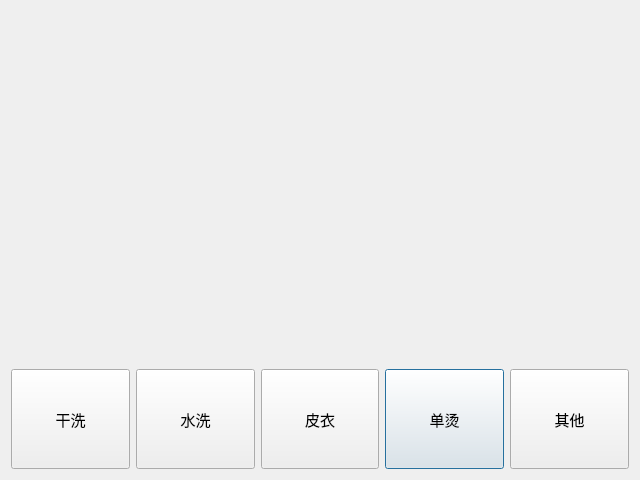
<?xml version="1.0" encoding="UTF-8"?>
<ui version="4.0">
 <class>swpage00</class>
 <widget class="QDialog" name="swpage00">
  <property name="geometry">
   <rect>
    <x>0</x>
    <y>0</y>
    <width>640</width>
    <height>480</height>
   </rect>
  </property>
  <property name="font">
   <font>
    <family>微软雅黑</family>
    <pointsize>11</pointsize>
   </font>
  </property>
  <property name="windowTitle">
   <string>Dialog</string>
  </property>
  <layout class="QGridLayout" name="gridLayout">
   <item row="0" column="6">
    <widget class="QLabel" name="label_5">
     <property name="styleSheet">
      <string notr="true">image: url(:/yurong.png);</string>
     </property>
     <property name="text">
      <string/>
     </property>
    </widget>
   </item>
   <item row="0" column="2">
    <widget class="QLabel" name="label">
     <property name="font">
      <font>
       <family>微软雅黑</family>
      </font>
     </property>
     <property name="styleSheet">
      <string notr="true">image: url(:/maoyi.png);</string>
     </property>
     <property name="text">
      <string/>
     </property>
    </widget>
   </item>
   <item row="1" column="5">
    <widget class="QPushButton" name="BtnSingleIroning">
     <property name="minimumSize">
      <size>
       <width>0</width>
       <height>100</height>
      </size>
     </property>
     <property name="font">
      <font>
       <family>微软雅黑</family>
       <pointsize>11</pointsize>
      </font>
     </property>
     <property name="text">
      <string>单烫</string>
     </property>
    </widget>
   </item>
   <item row="1" column="4">
    <widget class="QPushButton" name="BtnLeather">
     <property name="minimumSize">
      <size>
       <width>0</width>
       <height>100</height>
      </size>
     </property>
     <property name="font">
      <font>
       <family>微软雅黑</family>
       <pointsize>11</pointsize>
      </font>
     </property>
     <property name="text">
      <string>皮衣</string>
     </property>
    </widget>
   </item>
   <item row="0" column="5">
    <widget class="QLabel" name="label_4">
     <property name="styleSheet">
      <string notr="true">image: url(:/lifu.png);</string>
     </property>
     <property name="text">
      <string/>
     </property>
    </widget>
   </item>
   <item row="0" column="4">
    <widget class="QLabel" name="label_3">
     <property name="font">
      <font>
       <family>微软雅黑</family>
      </font>
     </property>
     <property name="styleSheet">
      <string notr="true">image: url(:/mianyi.png);</string>
     </property>
     <property name="text">
      <string/>
     </property>
    </widget>
   </item>
   <item row="1" column="3">
    <widget class="QPushButton" name="BtnWater">
     <property name="minimumSize">
      <size>
       <width>0</width>
       <height>100</height>
      </size>
     </property>
     <property name="font">
      <font>
       <family>微软雅黑</family>
       <pointsize>11</pointsize>
      </font>
     </property>
     <property name="text">
      <string>水洗</string>
     </property>
    </widget>
   </item>
   <item row="1" column="2">
    <widget class="QPushButton" name="BtnDry">
     <property name="minimumSize">
      <size>
       <width>0</width>
       <height>100</height>
      </size>
     </property>
     <property name="font">
      <font>
       <family>微软雅黑</family>
       <pointsize>11</pointsize>
      </font>
     </property>
     <property name="styleSheet">
      <string notr="true"/>
     </property>
     <property name="text">
      <string>干洗</string>
     </property>
    </widget>
   </item>
   <item row="0" column="3">
    <widget class="QLabel" name="label_2">
     <property name="font">
      <font>
       <family>微软雅黑</family>
      </font>
     </property>
     <property name="styleSheet">
      <string notr="true">image: url(:/piyi.png);</string>
     </property>
     <property name="text">
      <string/>
     </property>
    </widget>
   </item>
   <item row="1" column="6">
    <widget class="QPushButton" name="BtnOther">
     <property name="minimumSize">
      <size>
       <width>0</width>
       <height>100</height>
      </size>
     </property>
     <property name="font">
      <font>
       <family>微软雅黑</family>
       <pointsize>11</pointsize>
      </font>
     </property>
     <property name="text">
      <string>其他</string>
     </property>
    </widget>
   </item>
  </layout>
 </widget>
 <resources/>
 <connections/>
</ui>
